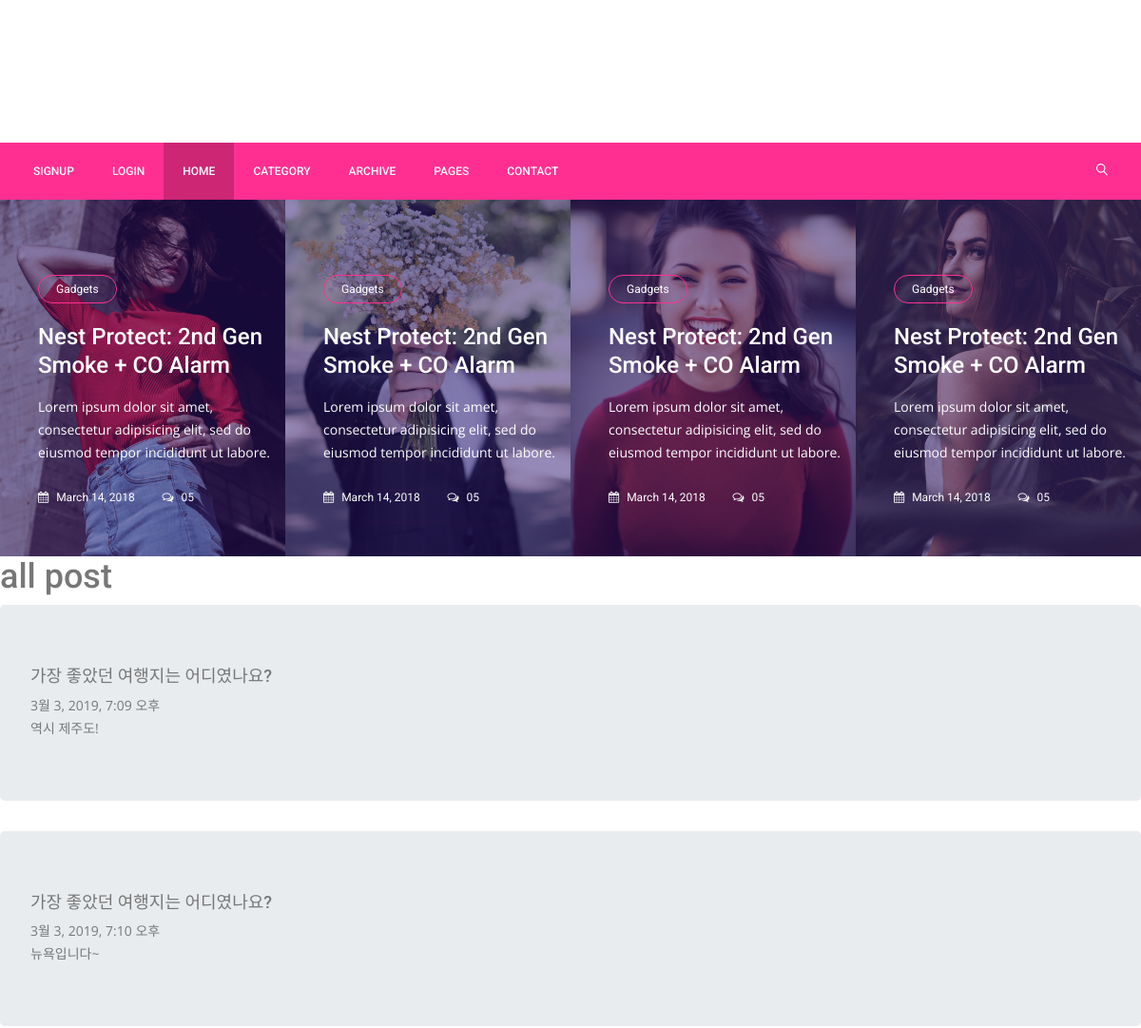
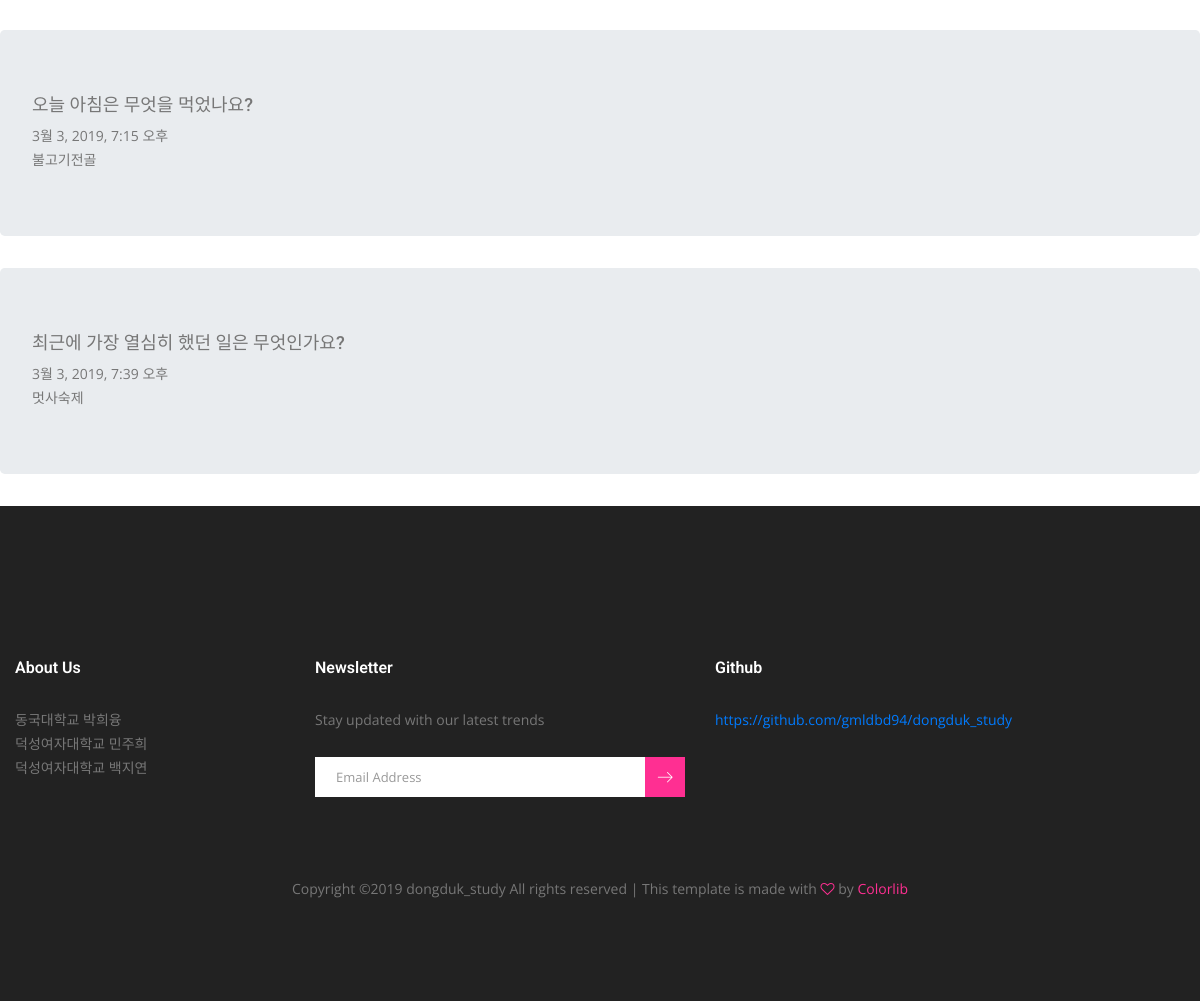
/question/allpost/, run on the app's committed database (2 pictures, top to bottom).
### question/models.py (models this page shows, shortened)
class Post(models.Model):
    pub_date=models.DateTimeField('data published')
    question=models.ForeignKey(Questions,on_delete=models.CASCADE)
    answer=models.TextField(null=False)
    author=models.TextField(null=False) # 현재 사용중인 user 반환하여 views.py에서 str

class Questions(models.Model):
    content=models.TextField(null=False)
    def __str__(self):
        return self.content

### question/views.py (the view)
# urls.py: path('allpost/', views.allpost, name='allpost'),
def allpost(request):
    allpost=Post.objects
    return render(request, 'question/allpost.html', {'allpost':allpost})

### question/templates/question/allpost.html (shortened to what this page needs)
{% extends 'base.html' %}
{% block content %}
<h1>all post</h1>
{% for allpost in allpost.all %}
    <div class="jumbotron">
        <h4>{{allpost.question}}</h4>
        {{allpost.pub_date}}
        <br>
        {{allpost.answer}}
    </div>
{% endfor %}
{% endblock %}

### templates/base.html (shortened to what this page needs)
<!doctype html>
<html lang="en">
    <head>
        {%  load static %}
        <link rel="stylesheet" href={% static "fantom/css/bootstrap.css" %}>
        <link rel="stylesheet" href={% static "fantom/vendors/linericon/style.css" %}>
        <link rel="stylesheet" href={% static "fantom/css/font-awesome.min.css" %}>
        <link rel="stylesheet" href={% static "fantom/vendors/owl-carousel/owl.carousel.min.css" %}>
        <link rel="stylesheet" href={% static "fantom/vendors/lightbox/simpleLightbox.css" %}>
        <link rel="stylesheet" href={% static "fantom/vendors/nice-select/css/nice-select.css" %}>
        <link rel="stylesheet" href={% static "fantom/vendors/animate-css/animate.css" %}>
        <link rel="stylesheet" href={% static "fantom/vendors/jquery-ui/jquery-ui.css" %}>
        <link rel="stylesheet" href={% static "fantom/css/style.css" %}>
        <link rel="stylesheet" href={% static "fantom/css/responsive.css" %}>
    </head>
    <body>
        {% include 'header.html' %}
        {% include 'post_slider.html' %}
        {% block content %}
        {% endblock %}
        {% include 'footer.html' %}
    </body>
</html>

### templates/header.html (shortened to what this page needs)
<header class="header_area">
            <div class="logo_part">
            	<div class="container">
            		<a class="logo" href="#"><img src="img/logo.png" alt=""></a>
            	</div>
            </div>
			<div class="main_menu">
				<nav class="navbar navbar-expand-lg navbar-light">
					<div class="container">
						<div class="collapse navbar-collapse offset" id="navbarSupportedContent">
							<ul class="nav navbar-nav menu_nav">
									{% if user.is_authenticated %}
									<li class="nav-item dropdown">
										<a class="nav-link dropdown-toggle" id="navbarDropdown" role="button" data-toggle="dropdown"
											aria-haspopup="true" aria-expanded="false">환영합니다. {{ user.username }} 님!</a>
										<div class="dropdown-menu" aria-labelledby="navbarDropdown">
											<a class="dropdown-item" href="">글쓰기</a>
											<a class="dropdown-item" href="javascript:{document.getElementById('logout').submit()}">Logout</a>
											<form id="logout" method="POST" action="">
													{% csrf_token %} <input type="hidden" />
											</form>
										</div>
									</li>
									{% else %}
									<li class="nav-item">
										<a class="nav-item nav-link" href="{% url 'signup' %}">Signup</a>
									</li>
									<li class="nav-item">
										<a class="nav-item nav-link" href="{% url 'login' %}">Login</a>
									</li>
									{% endif %}
								<li class="nav-item active"><a class="nav-link" href="index.html">Home</a></li>
								<li class="nav-item"><a class="nav-link" href="category.html">Category</a></li>
								<li class="nav-item"><a class="nav-link" href="archive.html">Archive</a></li>
								<li class="nav-item submenu dropdown">
									<a href="#" class="nav-link dropdown-toggle" data-toggle="dropdown" role="button" aria-haspopup="true" aria-expanded="false">Pages</a>
								</li>
								<li class="nav-item"><a class="nav-link" href="contact.html">Contact</a></li>
							</ul>
							<ul class="nav navbar-nav navbar-right ml-auto">
								<li class="nav-item"><a href="#" class="search"><i class="lnr lnr-magnifier"></i></a></li>
							</ul>
						</div>
					</div>
				</nav>
			</div>
        </header>

### templates/post_slider.html
<section class="post_slider_area">
			<div class="post_slider_inner owl-carousel">
				<div class="item">
					<div class="post_s_item">
						<div class="post_img">
							<img src="img/post-slider/post-s-1.jpg" alt="">
						</div>
						<div class="post_text">
							<a class="cat" href="#">Gadgets</a>
							<a href="single-blog.html"><h4>Nest Protect: 2nd Gen Smoke + CO Alarm</h4></a>
							<p>Lorem ipsum dolor sit amet, consectetur adipisicing elit, sed do eiusmod tempor incididunt ut labore.</p>
							<div class="date">
								<a href="#"><i class="fa fa-calendar" aria-hidden="true"></i> March 14, 2018</a>
								<a href="#"><i class="fa fa-comments-o" aria-hidden="true"></i> 05</a>
							</div>
						</div>
					</div>
				</div>
				<div class="item">
					<div class="post_s_item">
						<div class="post_img">
							<img src="img/post-slider/post-s-2.jpg" alt="">
						</div>
						<div class="post_text">
							<a class="cat" href="#">Gadgets</a>
							<a href="single-blog.html"><h4>Nest Protect: 2nd Gen Smoke + CO Alarm</h4></a>
							<p>Lorem ipsum dolor sit amet, consectetur adipisicing elit, sed do eiusmod tempor incididunt ut labore.</p>
							<div class="date">
								<a href="#"><i class="fa fa-calendar" aria-hidden="true"></i> March 14, 2018</a>
								<a href="#"><i class="fa fa-comments-o" aria-hidden="true"></i> 05</a>
							</div>
						</div>
					</div>
				</div>
				<div class="item">
					<div class="post_s_item">
						<div class="post_img">
							<img src="img/post-slider/post-s-3.jpg" alt="">
						</div>
						<div class="post_text">
							<a class="cat" href="#">Gadgets</a>
							<a href="single-blog.html"><h4>Nest Protect: 2nd Gen Smoke + CO Alarm</h4></a>
							<p>Lorem ipsum dolor sit amet, consectetur adipisicing elit, sed do eiusmod tempor incididunt ut labore.</p>
							<div class="date">
								<a href="#"><i class="fa fa-calendar" aria-hidden="true"></i> March 14, 2018</a>
								<a href="#"><i class="fa fa-comments-o" aria-hidden="true"></i> 05</a>
							</div>
						</div>
					</div>
				</div>
				<div class="item">
					<div class="post_s_item">
						<div class="post_img">
							<img src="img/post-slider/post-s-4.jpg" alt="">
						</div>
						<div class="post_text">
							<a class="cat" href="#">Gadgets</a>
							<a href="single-blog.html"><h4>Nest Protect: 2nd Gen Smoke + CO Alarm</h4></a>
							<p>Lorem ipsum dolor sit amet, consectetur adipisicing elit, sed do eiusmod tempor incididunt ut labore.</p>
							<div class="date">
								<a href="#"><i class="fa fa-calendar" aria-hidden="true"></i> March 14, 2018</a>
								<a href="#"><i class="fa fa-comments-o" aria-hidden="true"></i> 05</a>
							</div>
						</div>
					</div>
				</div>
			</div>
        </section>

### templates/footer.html (shortened to what this page needs)
        <footer class="footer-area">
            <div class="container">
                <div class="row">
                    <div class="col-lg-3  col-md-6 col-sm-6">
                        <div class="single-footer-widget">
                            <h6 class="footer_title">About Us</h6>
                            <p>동국대학교 박희융<br>
                            덕성여자대학교 민주희<br>
                            덕성여자대학교 백지연</p>
                        </div>
                    </div>
                    <div class="col-lg-4 col-md-6 col-sm-6">
                        <div class="single-footer-widget">
                            <h6 class="footer_title">Newsletter</h6>
                            <p>Stay updated with our latest trends</p>
                            <div id="mc_embed_signup">
                                <form target="_blank" action="https://spondonit.us12.list-manage.com/subscribe/post?u=1462626880ade1ac87bd9c93a&amp;id=92a4423d01" method="get" class="subscribe_form relative">
                                    <div class="input-group d-flex flex-row">
                                        <input name="EMAIL" placeholder="Email Address" onfocus="this.placeholder = ''" onblur="this.placeholder = 'Email Address '" required="" type="email">
                                        <button class="btn sub-btn"><span class="lnr lnr-arrow-right"></span></button>
                                    </div>
                                </form>
                            </div>
                        </div>
                    </div>
                    <div class="col-lg-3 col-md-6 col-sm-6">
                        <div class="single-footer-widget instafeed">
                            <h6 class="footer_title">Github</h6>
                            <a href="https://github.com/gmldbd94/dongduk_study">
                            https://github.com/gmldbd94/dongduk_study
                            </a>
                        </div>
                    </div>
                </div>
                <div class="row footer-bottom d-flex justify-content-between align-items-center">
                    <p class="col-lg-12 footer-text text-center">
Copyright &copy;<script>document.write(new Date().getFullYear());</script> dongduk_study All rights reserved | This template is made with <i class="fa fa-heart-o" aria-hidden="true"></i> by <a href="https://colorlib.com" target="_blank">Colorlib</a>
</p>
                </div>
            </div>
        </footer>

### home/static/fantom/css/style.css (style rules this page uses)
a { text-decoration: none; -webkit-transition: all 0.3s ease-in-out; -o-transition: all 0.3s ease-in-out; transition: all 0.3s ease-in-out; }
body { line-height: 24px; font-size: 14px; font-family: "Open Sans", sans-serif; font-weight: normal; color: #777777; }
h1, h2, h3, h4, h5, h6 { font-family: "Roboto", sans-serif; font-weight: 500; }
@media (min-width: 1200px) { .container { max-width: 1200px; } }
.header_area { position: absolute; width: 100%; left: 0px; top: 0px; z-index: 3; }
.header_area + section, .header_area + div { margin-top: 210px; }
.logo_part { overflow: hidden; padding: 34.5px 0px; text-align: center; }
.main_menu { background: #ff2f92; }
.main_menu .navbar { background: transparent; padding: 0px; border: 0px; border-radius: 0px; margin-bottom: 0px; }
.main_menu .navbar .nav .nav-item .nav-link { font: 500 12px/60px "Roboto", sans-serif; text-transform: uppercase; color: #fff; padding: 0px 20px; display: inline-block; }
.main_menu .navbar .nav .nav-item .nav-link:after { display: none; }
.main_menu .navbar .nav .nav-item:hover .nav-link, .main_menu .navbar .nav .nav-item.active .nav-link { background: #cc2675; }
.main_menu .navbar .nav .nav-item.submenu { position: relative; }
.main_menu .navbar .nav .nav-item:last-child { margin-right: 0px; }
.main_menu .navbar .search { font-size: 12px; line-height: 60px; display: inline-block; color: #fff; padding-right: 20px; }
.main_menu .navbar .search i { font-weight: 600; }
h1 { font-size: 36px; }
h4 { font-size: 18px; }
h6 { font-size: 14px; }
.post_s_item { position: relative; overflow: hidden; }
.post_s_item .post_img { position: relative; }
.post_s_item .post_img:before { content: ""; background: rgba(42, 20, 112, 0.5); position: absolute; left: 0px; top: 0px; height: 100%; width: 100%; }
.post_s_item .post_text { position: absolute; left: 40px; bottom: 50px; max-width: 355px; }
.post_s_item .post_text .cat { display: inline-block; border: 1px solid #ff2f92; line-height: 28px; padding: 0px 18px; color: #fff; border-radius: 15px; font-size: 12px; font-family: "Roboto", sans-serif; margin-bottom: 20px; }
.post_s_item .post_text h4 { font-size: 24px; font-family: "Roboto", sans-serif; line-height: 30px; color: #fff; padding-right: 20px; margin-bottom: 17px; -webkit-transition: all 300ms linear 0s; -o-transition: all 300ms linear 0s; transition: all 300ms linear 0s; }
.post_s_item .post_text p { font-size: 14px; line-height: 24px; color: #fff; margin-bottom: 22px; }
.post_s_item .post_text .date a { color: #fff; font-size: 12px; font-weight: normal; font-family: "Roboto", sans-serif; margin-right: 25px; -webkit-transition: all 300ms linear 0s; -o-transition: all 300ms linear 0s; transition: all 300ms linear 0s; }
.post_s_item .post_text .date a i { padding-right: 5px; }
.post_s_item .post_text .date a:last-child { margin-right: 0px; }
.footer-area { background: #222222; padding-top: 150px; padding-bottom: 100px; }
.single-footer-widget p { margin-bottom: 0px; color: #777777; max-width: 235px; }
.single-footer-widget .subscribe_form { padding-top: 25px; }
.single-footer-widget .input-group { display: block !important; }
.single-footer-widget input { width: 100%; border: 1px solid #fff; font-size: 13px; line-height: 30px; padding-right: 40px; height: 40px; color: #999999; background: #fff; padding-left: 20px; }
.single-footer-widget .sub-btn { background: #ff2f92; color: #fff; font-weight: 300; border-radius: 0; line-height: 34px; padding: 4px 11px 0px; cursor: pointer; position: absolute; right: 0px; top: 0px; }
.single-footer-widget .sub-btn span { position: relative; top: -1px; }
.footer_title { font-size: 16px; line-height: 24px; font-weight: 600; color: #fff; margin-bottom: 28px; }
.footer-bottom { padding-top: 70px; }
.footer-bottom .footer-text { margin-bottom: 0px; }
.footer-bottom .footer-text i { color: #ff2f92; }
.footer-bottom .footer-text a { color: #ff2f92; }

### home/static/fantom/css/responsive.css (style rules this page uses)
@media (max-width:1619px) { .header_area .navbar .search { margin-left: 40px; } }

### data on the page
Post: question "가장 좋았던 여행지는 어디였나요?", pub_date "3월 3, 2019, 7:09 오후", answer "역시 제주도!"
Post: question "가장 좋았던 여행지는 어디였나요?", pub_date "3월 3, 2019, 7:10 오후", answer "뉴욕입니다~"
Post: question "오늘 아침은 무엇을 먹었나요?", pub_date "3월 3, 2019, 7:15 오후", answer "불고기전골"
Post: question "최근에 가장 열심히 했던 일은 무엇인가요?", pub_date "3월 3, 2019, 7:39 오후", answer "멋사숙제"
